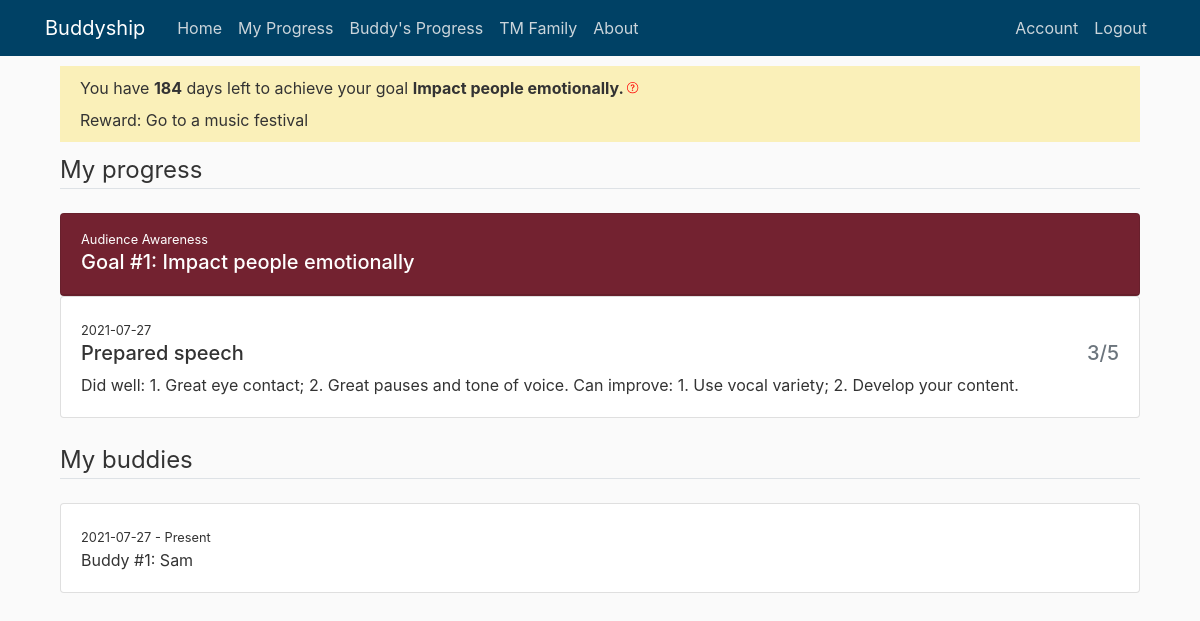
The app's page /my_progress (signed in), older data.
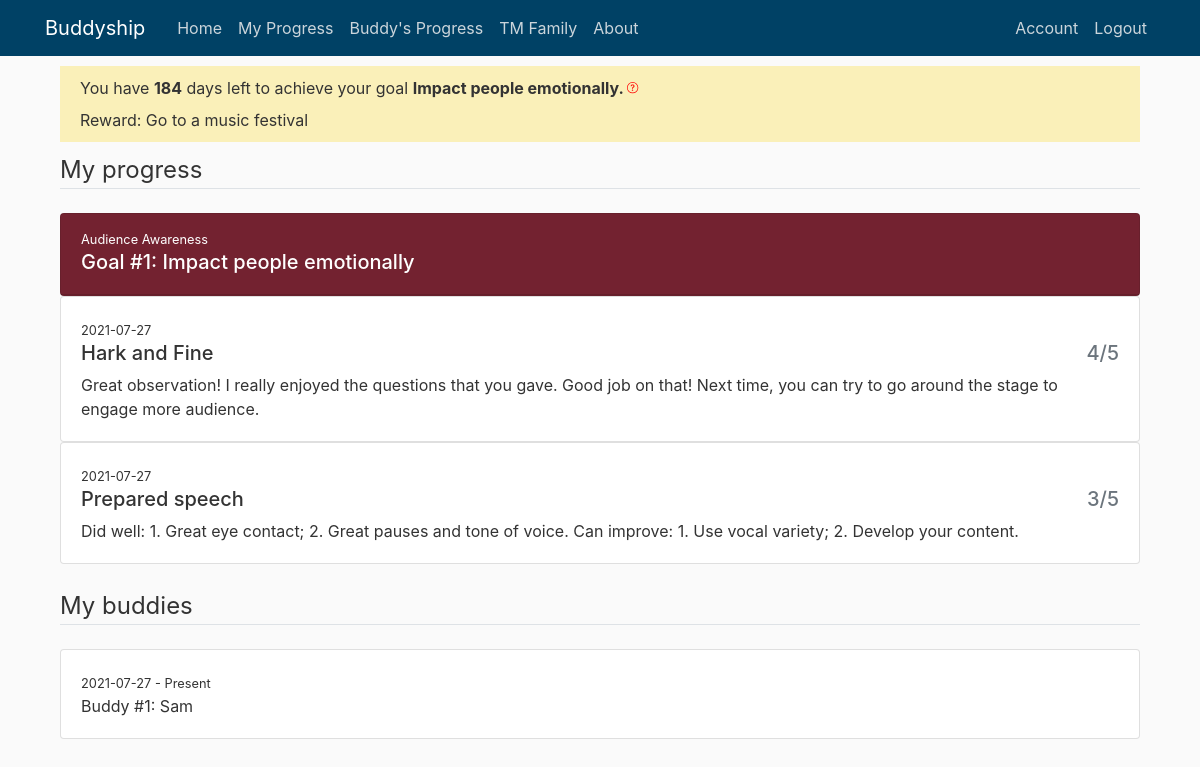
The same page, newer data.
### buddyship/models.py (models this page shows, shortened)
class Goal(db.Model):
    id = db.Column(db.Integer, primary_key=True)
    general_goal = db.Column(db.String(150))
    specific_goal = db.Column(db.String(150))
    goal_count = db.Column(db.Integer, default=1)
    goal_reward = db.Column(db.String(150))
    start_date = db.Column(db.DateTime, default=func.now())
    end_date = db.Column(db.DateTime)
    user_id = db.Column(db.Integer, db.ForeignKey('user.id'), nullable=False)

class User(db.Model, UserMixin):
    id = db.Column(db.Integer, primary_key=True)
    if_admin = db.Column(db.Boolean, nullable=False)
    active = db.Column(db.Boolean(), nullable=False)
    first_name = db.Column(db.String(20), unique=True, nullable=False)
    email = db.Column(db.String(120), unique=True, nullable=False)
    password = db.Column(db.String(60), nullable=False)
    current_buddy = db.Column(db.String(150))
    current_general_goal = db.Column(db.String(150))
    current_specific_goal = db.Column(db.String(150))
    current_reward = db.Column(db.String(150))
    confirmed_at = db.Column(db.Date, nullable=False)
    buddies = db.relationship('Buddy', backref='owner', lazy=True)
    goals = db.relationship('Goal', backref='owner', lazy=True)
    record_progresses = db.relationship('Progress', backref='giver', lazy=True)

class Progress(db.Model):
    id = db.Column(db.Integer, primary_key=True)
    buddy_role = db.Column(db.String(150))
    buddy_score = db.Column(db.String(150))
    buddy_comment = db.Column(db.String(1500))
    date = db.Column(db.DateTime, default=func.now())
    buddy_goal = db.Column(db.String(150))
    user_id = db.Column(db.Integer, db.ForeignKey('user.id'))
    buddy_id = db.Column(db.Integer, db.ForeignKey('buddy.id'))

class Buddy(db.Model):
    id = db.Column(db.Integer, primary_key=True)
    buddy_name = db.Column(db.String(100), nullable=False)
    buddy_count = db.Column(db.Integer, default=1)
    start_date = db.Column(db.DateTime, default=func.now())
    end_date = db.Column(db.DateTime)
    user_id = db.Column(db.Integer, db.ForeignKey('user.id'), nullable=False)
    buddy_progresses = db.relationship(
        'Progress', backref='receiver', lazy=True)

### buddyship/progresses/routes.py (the view)
@progresses.route('/my_progress', methods=['GET'])
@login_required
def my_progress():
    if current_user.current_buddy == None:
        flash('Please set up your buddy and your goal first. ', 'danger')
        return redirect(url_for('users.set_up'))
    else:
        buddies = Buddy.query.filter_by(
            buddy_name=current_user.first_name).all()
        id_lst = []
        for buddy in buddies:
            id_lst.append(buddy.user_id)
        return render_template("my_progress.html", title='My Progress', user=current_user,
                               buddy_accounts=User.query.filter(
                                   User.id.in_(id_lst)).all(),
                               current_time=date.today())

### buddyship/models.py (called while the page is built)
@login_manager.user_loader
def load_user(user_id):
    return User.query.get(int(user_id))

### buddyship/templates/my_progress.html (shortened to what this page needs)
{% extends "layout.html" %}
{% block content %}
<div class="content-section">
    <div class="subtitle-section">
        You have <b>{{ (user.goals[-1].end_date.date() - current_time).days }}</b></span> days left
        to achieve your goal
        <b>{{ user.current_specific_goal }}. </b> <label data-toggle="tooltip" data-placement="top"
            title="We encourage you to use 6 months to complete one goal. You can always change your goal on 'Account' tab. ">
        </label>
        <br />Reward: {{ user.current_reward }}
    </div>
    <legend class="border-bottom mb-4">My progress</legend>
    {% for goal in user.goals|reverse %}
    <div class="card bg-red text-white mt-3">
        <div class="card-header">
            <small>{{ goal.general_goal }}</small>
            <h5>
                Goal #{{ goal.goal_count }}: {{ goal.specific_goal }}</h5>
        </div>
    </div>
    {% for buddy_account in buddy_accounts|reverse %}
    {% for progress in buddy_account.record_progresses|reverse %}
    {% if progress.buddy_goal == goal.general_goal + ' - ' + goal.specific_goal %}
    <div class="card">
        <div class="card-body">
            <small>{{ progress.date.date() }}</small>
            <h5 class="row align-items-start">
                <div class="col">{{ progress.buddy_role }}</div>
                <div class="col text-right text-muted">{{ progress.buddy_score[0] }}/5</div>
            </h5>
            <p class="card-text">{{ progress.buddy_comment }}</p>
        </div>
    </div>
    {% endif %}
    {% endfor %}
    {% endfor %}
    {% endfor %}
</div>
<br>
<legend class="border-bottom mb-4">My buddies</legend>
{% for buddy in user.buddies|reverse %}
<div class="card">
    <div class="card-body">
        <small>{{ buddy.start_date.date() }} -
            {% if buddy.end_date == None %} Present
            {% else %} {{ buddy.end_date.date() }}
            {% endif %}</small>
        <p class="card-text">Buddy #{{ buddy.buddy_count }}: {{ buddy.buddy_name }}</p>
    </div>
</div>
{% endfor %}
<br>
</div>
{% endblock content %}

### buddyship/templates/layout.html (shortened to what this page needs)
<!DOCTYPE html>
<html>
<head>
  <link rel="stylesheet" href="https://maxcdn.bootstrapcdn.com/bootstrap/4.0.0/css/bootstrap.min.css"
>
  <link rel="stylesheet" type="text/css" href="{{ url_for('static', filename='main.css') }}">
</head>
<body>
  <header class="site-header">
    <nav class="navbar navbar-expand-md navbar-dark bg-steel">
      <div class="container">
        <a class="navbar-brand mr-4" href="/">Buddyship</a>
        <div class="collapse navbar-collapse" id="navbarToggle">
          <div class="navbar-nav mr-auto">
            <a class="nav-item nav-link" href="{{ url_for('main.home') }}">Home</a>
            <a class="nav-item nav-link" href="{{ url_for('progresses.my_progress') }}">My Progress</a>
            <a class="nav-item nav-link" href="{{ url_for('progresses.buddy_progress') }}">Buddy's Progress</a>
            <a class="nav-item nav-link" href="{{ url_for('main.tm_fam') }}">TM Family</a>
            <a class="nav-item nav-link" href="{{ url_for('main.about') }}">About</a>
          </div>
          <div class="navbar-nav">
            {% if current_user.is_authenticated %}
            {% if current_user.if_admin == True %}
            <a class="nav-item nav-link" href="{{ url_for('users.account') }}">Account</a>
            <a class="nav-item nav-link" href="{{ url_for('admin.index') }}">Admin</a>
            <a class="nav-item nav-link" href="{{ url_for('auth.logout') }}">Logout</a>
            {% else %}
            <a class="nav-item nav-link" href="{{ url_for('users.account') }}">Account</a>
            <a class="nav-item nav-link" href="{{ url_for('auth.logout') }}">Logout</a>
            {% endif %}
            {% else %}
            <a class="nav-item nav-link" href="{{ url_for('auth.login') }}">Login</a>
            <a class="nav-item nav-link" href="{{ url_for('auth.register') }}">Register</a>
            {% endif %}
          </div>
        </div>
      </div>
    </nav>
  </header>
  <main role="main" class="container">
    <div class="container">
      {% block content %}{% endblock %}
  </main>
</body>
</html>

### buddyship/static/main.css (style rules this page uses)
body { background: #fafafa; color: #333333; }
main { margin-top: 10px; }
.bg-steel { background-color: #004165; }
.bg-red { background-color: #772432; }
.site-header .navbar-nav .nav-link { color: #cbd5db; }
.subtitle-section { background: #faf0b9; padding: 10px 20px 10px 20px; margin-bottom: 10px; }

Row changes from the older to the newer data that the page shows:
added Progress: date "2021-07-27", buddy_role "Hark and Fine", buddy_score "4", buddy_comment "Great observation! I really enjoyed the questions that you gave. Good job on that! Next time, you can try to go around the stage to engage more audience.", shown under User (number 2 of 2 on the later page)
